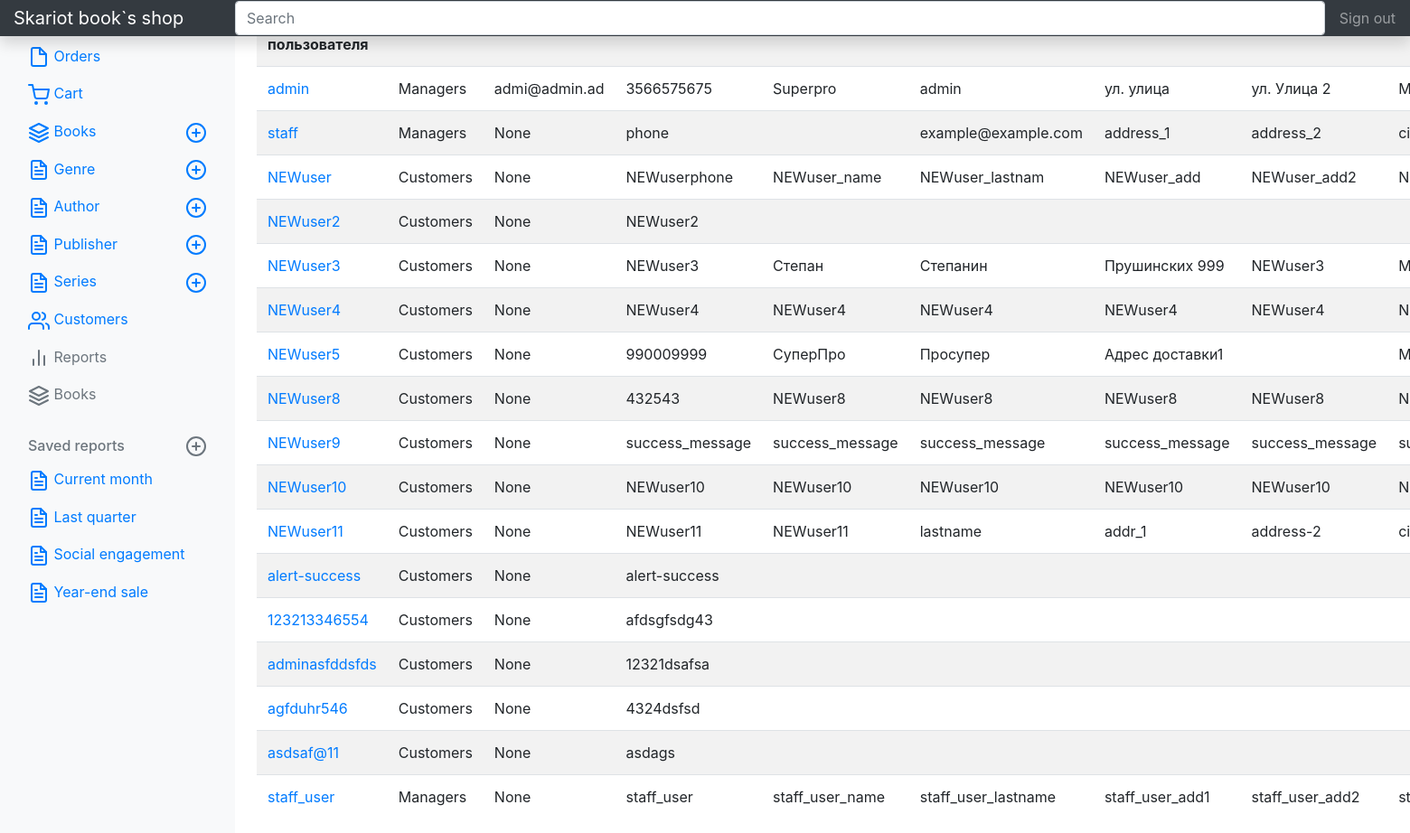
/s-admin/customers (signed in), run on an earlier commit of the app's database.
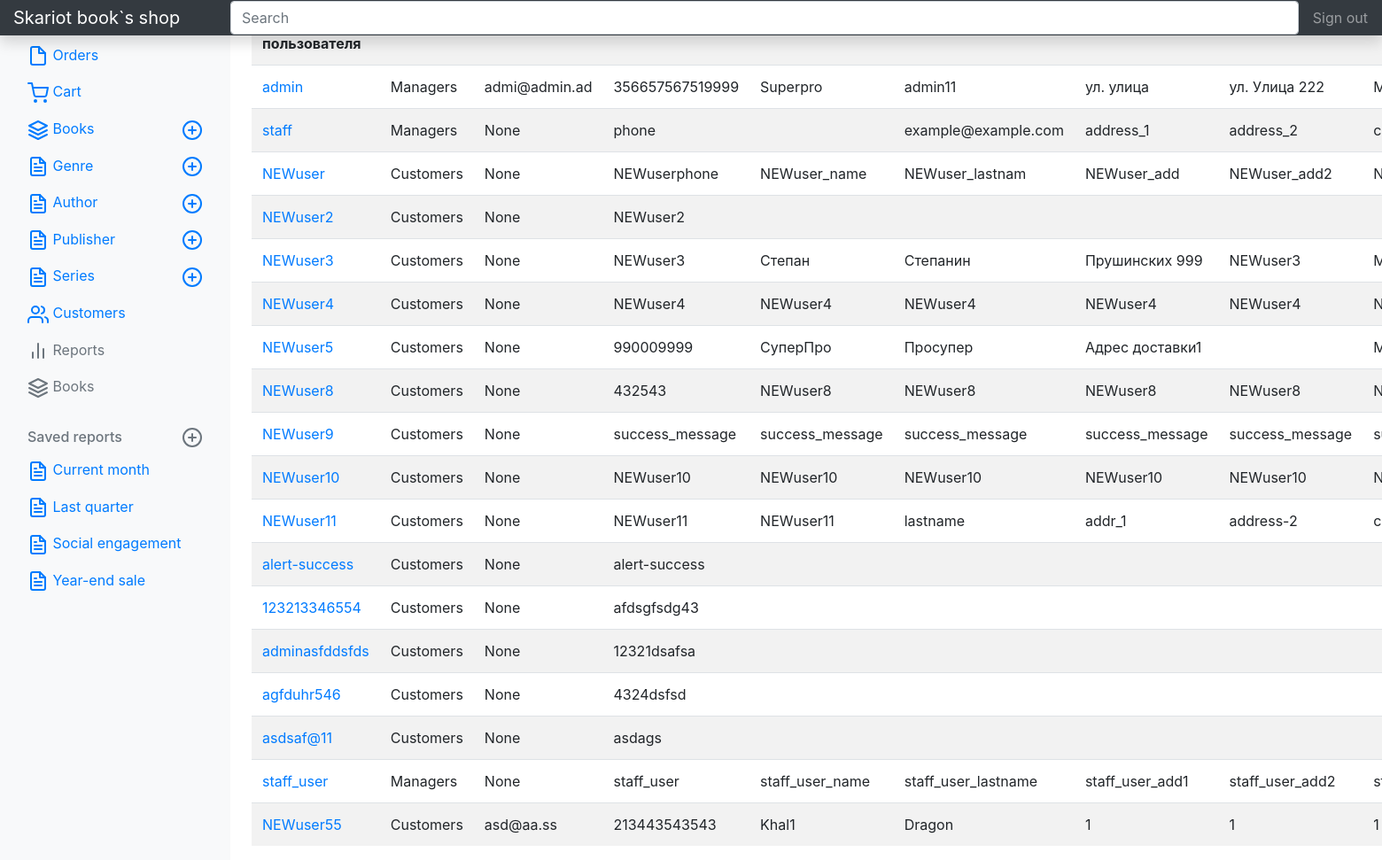
And on a later commit of the database.
### profiles/models.py (models this page shows, shortened)
class Profile(models.Model):
    user=models.OneToOneField(
        User,
        related_name='prof_user',
        on_delete=models.CASCADE,
        null=True,
        blank=True
    )
    username=models.CharField(
        verbose_name="Имя пользователя",
        max_length=100,
        default=''
    )
    phone=models.CharField(
        verbose_name="Телефон",
        max_length=15,
        null=True,
        blank=True,
        default="375290000000"
    )
    email=models.EmailField(
        verbose_name="Е-mail",
        null=True,
        blank=True,
    )
    first_name = models.CharField(
        verbose_name="Имя",
        max_length=128,
        blank=True)
    last_name = models.CharField(
        verbose_name="Фамилия",
        max_length=128,
        blank=True)
    address_1 = models.CharField(
        verbose_name="Адресс 1",
        max_length=128,
        blank=True)
    address_2 = models.CharField(
        verbose_name="Адресс 2",
        max_length=128,
        blank=True)
    city = models.CharField(
        verbose_name="Город",
        max_length=64,
        default="Минск",
        blank=True
        )
    county = models.CharField(
        verbose_name="Страна",
        max_length=64,
        default="Беларусь",
        blank=True
        )
    zip_code = models.CharField(
        verbose_name="Почтовый индекс",
        max_length=5,
        default="23555",
        blank=True
        )

### s_admin/views.py (the view)
# urls.py: path('customers', views.CustomersList.as_view(),name='customers'),
class CustomersList(ProfilesList):
    template_name='s_admin/customers/list.html'
    def get_queryset(self,*args,**kwargs):
        print(self.request.user.groups.get())
        if self.request.user.groups.filter(name='Customers'):
            return self.handle_no_permission()
        else:
            return self.model.objects.all()

### s_admin/templates/s_admin/customers/list.html (shortened to what this page needs)
{% extends "sadmin.html" %}
{% load crispy_forms_tags %}
              {% block nav_customers %}
                <li class="nav-item ">
                  <a class="nav-link active" href="{% url 's-admin:customers' %}">
                    Customers
                  </a>
                </li>
               {% endblock nav_customers %}
    {% block main %}
        <table class="table table-striped" width="100%" >
                <tr>
                    <th>Имя пользователя</th><th>Группа</th><th>email</th><th>Phone</th><th>first_name</th><th>last_name</th><th>address_1</th>
                    <th>address_2</th><th>city</th><th>county</th><th>zip_code</th><th>#</th>
                </tr>
            {% for profile in object_list %}
                <tr>
                    <td><a href="{% url 's-admin:detail' profile.pk %}">{{profile.user}}</a></td>
                        <td>
                            {% if profile.user.groups.all|length == 1 %}
                                {{ profile.user.groups.all.0.name }}
                            {% else %}
                                {% for group in profile.user.groups.all %}
                                    {{ group.name }}
                                {% endfor %}
                            {% endif %}
                        </td>
                    <td>{{profile.email}}</td>
                    <td>{{profile.phone}}</td>
                    <td>{{profile.first_name}}</td>
                    <td>{{profile.last_name}}</td>
                    <td>{{profile.address_1}}</td>
                    <td>{{profile.address_2}}</td>
                    <td>{{profile.city}}</td>
                </tr>
        {% endfor %}
        </table>
{% endblock main %}

What changed in the data, as far as the page shows it:
changed Profile "admi@admin.ad": phone "3566575675" → "356657567519999"; last_name "admin" → "admin11"; address_2 "ул. Улица 2" → "ул. Улица 222"
added Profile: user "NEWuser55", user.groups.all.0.name "Customers", email "asd@aa.ss", phone "213443543543", first_name "Khal1", last_name "Dragon", address_1 "1", address_2 "1", city "1"
